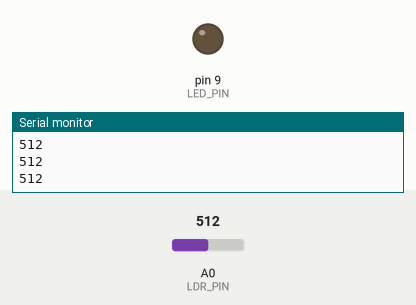
Bench run of a sketch on a simulated Arduino Uno, built with avr-gcc and run on an emulated ATmega328P. Parts: output pins drawn as LEDs (lit = HIGH), the last lines printed to the serial monitor. The test bench sets the inputs (shaded band); at power-on: A0 (LDR_PIN) = 512.

Above: at 1.2 s.
1.3 s: A0 (LDR_PIN) set to 306
At 2.5 s:
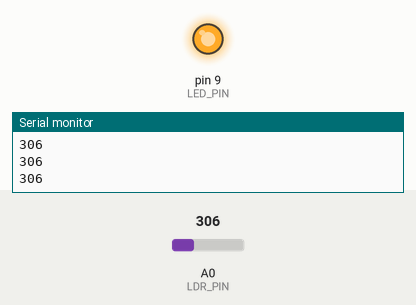
2.8 s: A0 (LDR_PIN) set to 511
At 4.0 s:
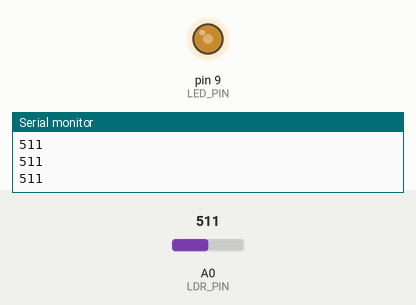
4.3 s: A0 (LDR_PIN) set to 122
At 5.4 s:
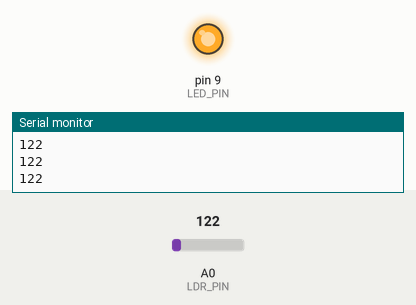
Timing chart, 0 to 7.3 s (numbered marks = the images above; inputs shaded):
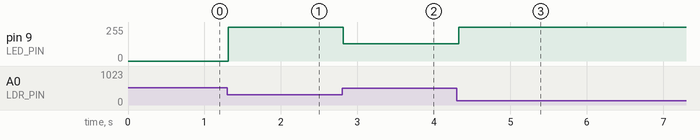

The sketch:

tasks_croco_marine3.ino
```cpp
const int LDR_PIN = A0;
const int LED_PIN = 9;

int lightLevel;
int Threshold = 511;

void setup() {
  pinMode(LED_PIN, OUTPUT);
  Serial.begin(9600);
}

void loop() {
  lightLevel = analogRead(LDR_PIN);
  Serial.println(lightLevel);

  if (lightLevel < Threshold) {

    analogWrite(LED_PIN, 255);
  }
  else if (lightLevel > Threshold) {

    analogWrite(LED_PIN, 0);
  }
  else {

    analogWrite(LED_PIN, 128);
  }

  delay(50);
}
```

Measured:
- after the input at 1.3 s, pin 9 (LED_PIN): 0/255 → 255/255 at once
- after the input at 2.8 s, pin 9 (LED_PIN): 255/255 → 128/255 at once
- after the input at 4.3 s, pin 9 (LED_PIN): 128/255 → 255/255 at once
